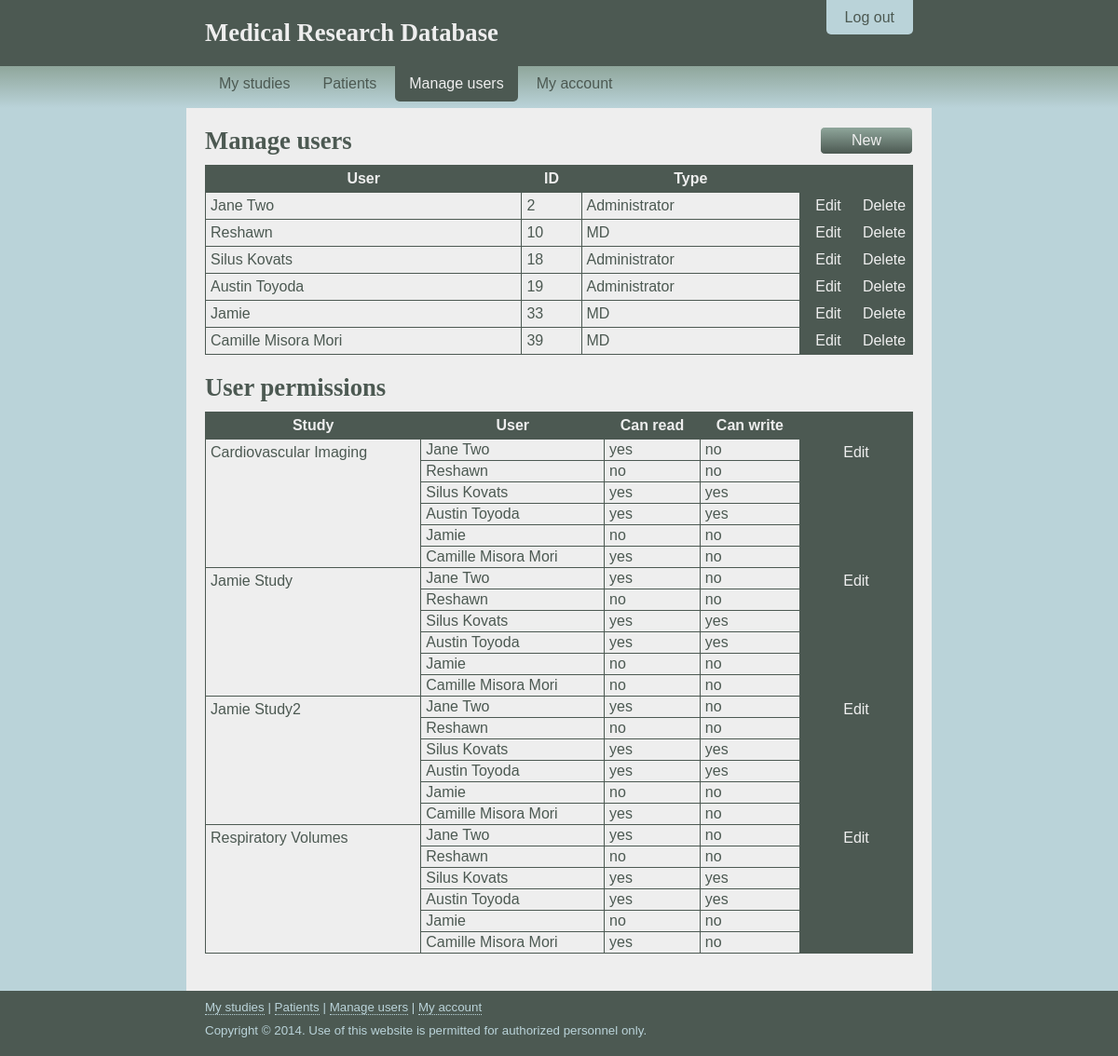
Page /users.php (signed in) on the committed database.
### tables this page shows
CREATE TABLE `user` (
  `id` int(11) NOT NULL,
  `Username` varchar(10) NOT NULL,
  `Password` varchar(60) NOT NULL,
  `Type_Flag` char(1) NOT NULL,
  PRIMARY KEY (`id`),
  CONSTRAINT `FK_person_id` FOREIGN KEY (`id`) REFERENCES `person` (`id`)
);

CREATE TABLE `person` (
  `id` int(11) NOT NULL AUTO_INCREMENT,
  `Birthday` date DEFAULT NULL,
  `Gender` char(1) DEFAULT NULL,
  `Name` varchar(32) DEFAULT NULL,
  `Phone` varchar(20) DEFAULT NULL,
  `Address` varchar(255) DEFAULT NULL,
  `Email` varchar(255) DEFAULT NULL,
  `Emergency_ID` int(11) DEFAULT NULL,
  PRIMARY KEY (`id`),
  KEY `FK_person_emergency_id` (`Emergency_ID`),
  CONSTRAINT `FK_person_emergency_id` FOREIGN KEY (`Emergency_ID`) REFERENCES `person` (`id`)
);

### php/gf.php (called while the page is built, shortened)
<?php
	function queryAssoc($mysqli, $query){
		$result = $mysqli->query($query);
		$data = $result->fetch_assoc();
		return $data;
	}
	function queryArray($mysqli, $query, $key){
		$result = $mysqli->query($query);
		$dataArray = array();
		for($count = 0; $count < $result->num_rows; $count++){
			$rowData = $result->fetch_assoc();
			array_push($dataArray, $rowData[$key]);
		}
		return $dataArray;
	}
?>

### php/user-functions.php (the view, shortened to what this page needs)
<?php
	require_once("gf.php");
	function showAllUserInfo($userID){
        $mysqli = mysqliInit();
		$query = "SELECT p.name AS name, u.type_flag AS type FROM person AS p INNER JOIN user AS u ON p.ID = u.ID WHERE u.ID = $userID";
		$data = queryAssoc($mysqli, $query);
        $type = "";
		if($data['type'] == 'A'){
			$type = "Administrator";
		}elseif($data['type'] == 'R'){
			$type = "Research Assistant";
		}else{
			$type = "MD";
		}
		echo "<tr>
			<td><p>".$data['name']."</p></td>
			<td><p>".$userID."</p></td>
			<td><p>".$type."</p></td>
			<td><p><a href=\"/user/edit-user.php?userID=".$userID."\">Edit</a><a href=\"/user/delete-user.php?userID=".$userID."\">Delete</a></p></td>
			</tr>";
    }
	function getUsers(){
		$mysqli = mysqliInit();
		$query = "SELECT id FROM user";
		return queryArray($mysqli, $query, 'id');
	}
	function showView_EditInfo($studyName){
		echo "<tr>";
		echo"<td><p>".$studyName."</p></td>";
		$mysqli = mysqliInit();
        $query = "SELECT u.ID AS id, s.name, p.name AS username, canRead, canWrite
FROM user AS u CROSS JOIN study AS s LEFT OUTER JOIN view_edit as ve ON u.id = ve.user_id AND s.name = ve.study_name
INNER JOIN person AS p ON u.id=p.id WHERE s.name = '$studyName'";
        $result = $mysqli->query($query);
		$usernameArray = array();
		$canReadArray = array();
		$canWriteArray = array();
		for($count = 0; $count < $result->num_rows; $count++){
			$data = $result->fetch_assoc();
			if($data['canRead'] != NULL and $data['canWrite'] != NULL){
				array_push($usernameArray, $data['username']);
				array_push($canReadArray, $data['canRead']);
				array_push($canWriteArray, $data['canWrite']);
			}
			else{
				array_push($usernameArray, $data['username']);
				array_push($canReadArray, 0);
				array_push($canWriteArray, 0);
			}
		}
		echo "<td class=\"subtable\">";
		for($count = 0; $count < count($usernameArray); $count++){
			echo "<p>".$usernameArray[$count]."</p>";
		}
		echo "</td>";
		echo "<td class=\"subtable\">";
		for($count = 0; $count < count($canReadArray); $count++){
			echo "<p>";
			if ($canReadArray[$count] == 0)
				echo "no";
			else
				echo "yes";
			echo "</p>";
		}
		echo "</td>";
		echo "<td class=\"subtable\">";
		for($count = 0; $count < count($canWriteArray); $count++){
			echo "<p>";
			if ($canWriteArray[$count] == 0)
				echo "no";
			else
				echo "yes";
		echo "</p>";
		}
		echo "</td>
		<td><p><a href=\"/user/edit-user-permission.php?studyName=".$studyName."\">Edit</a></p></td>
		</tr>";
	}
	function getAllStudies(){
	$mysqli= mysqliInit();
	$query = 	"SELECT name FROM study";
	return queryArray($mysqli, $query, 'name');
}
?>

### users.php (shortened to what this page needs)
<?php
  require_once("php/user-permissions.php");
  require_once("php/user-functions.php");
?>
<!DOCTYPE html>
<html lang="en">
  <head>
    <link rel="stylesheet" href="/css/layout.css" />
    <link rel="stylesheet" href="/css/nav.css" />
    <link rel="stylesheet" href="/css/table.css" />
  </head>
  <body>
    <header>
      <div class="container">
        <div id="logout-tab">
          <p><a href="/logout.php">Log out</a></p>
        </div>
        <div class="padding">
          <h1><a href="/" title="Home">Medical Research Database</a></h1>
        </div>
      </div>
    </header>
    <nav>
      <div class="container">
        <ul>
          <li><a href="/">My studies</a></li>
          <li><a href="/patients.php">Patients</a></li>
          <li><a href="/account.php?userID=<?php echo $_SESSION["userid"]; ?>">My account</a></li>
        </ul>
      </div>
    </nav>
    <div id="content-outer">
      <div class="container">
        <div id="content-inner">
          <div class="padding">
            <div class="add-header" id="top">
              <ul>
                <li><h1>Manage users</h1></li>
                <li><input type="button" name="addUser" value="New" onclick="window.location = '/user/add-user.php?emergencyContact';" /></li>
              </ul>
            </div>
            <table>
              <tr>
                <th><p>User</p></th>
                <th><p>ID</p></th>
                <th><p>Type</p></th>
                <th></th>
              </tr>
              <?php
				        $userID = getUsers();
				        for($count = 0; $count < count($userID); $count++){
					        showAllUserInfo($userID[$count]);
				        }
			        ?>
            </table>
            <h1>User permissions</h1>
            <table class="edit-only">
              <tr>
                <th><p>Study</p></th>
				        <th><p>User</p></th>
                <th><p>Can read</p></th>
                <th><p>Can write</p></th>
                <th></th>
              </tr>
				      <?php
                $studyNames = getAllStudies();
				        for($count = 0; $count < count($studyNames); $count++){
					          showView_EditInfo($studyNames[$count]);
				        }
			        ?>
            </table>
          </div>
        </div>
      </div>
    </div>
    <footer>
      <div class="container">
        <div class="padding">
          <p><a href="/">My studies</a> | <a href="/patients.php">Patients</a> | <?php printManageUsers(true,true); ?> <a href="/account.php?userID=<?php echo $_SESSION["userid"]; ?>">My account</a></p>
          <p>Copyright &copy; 2014. Use of this website is permitted for authorized personnel only.</p>
        </div>
      </div>
    </footer>
  </body>
</html>

### css/layout.css (style rules this page uses)
* { margin: 0px; padding: 0px; font-family: "Trebuchet MS", sans-serif; font-size: 12pt; }
body { background-color: #4C5952; }
header { background-color: #4C5952; }
nav { background: -o-linear-gradient(#8FA69B, #BAD3D9); background: -moz-linear-gradient(#8FA69B, #BAD3D9); background: -webkit-linear-gradient(#8FA69B, #BAD3D9); background: linear-gradient(#8FA69B, #BAD3D9); }
footer { background-color: #4C5952; }
footer .padding { padding: 10px 20px 10px 20px; }
footer p { color: #BAD3D9; font-size: 10pt; }
.container { width: 800px; margin: auto; }
#content-outer { background-color: #BAD3D9; }
#content-inner { background-color: #EEEEEE; }
.padding { padding: 20px; }
h1 { font-family: "Palatino Linotype", serif; font-size: 20pt; font-weight: bold; color: #4C5952; }
header h1 a, header h1 a:visited, header h1 a:focus { color: #EEEEEE; border-bottom: 0px; }
p { font-family: "Trebuchet MS", sans-serif; font-size: 12pt; color: #4C5952; margin-bottom: 10px; }
input, select { padding: 5px; border: 1px solid #8FA69B; background-color: #EEEEEE; color: #4C5952; border-radius: 5px; transition: background-color 0.25s linear 0s, border-color 0.25s linear 0s, box-shadow 0.25s linear 0s; -webkit-transition: background-color 0.25s linear 0s, border-color 0.25s linear 0s, box-shadow 0.25s linear 0s; }
input[type="button"] { margin: 0px; width: 100px; }
input[type="submit"], input[type="button"] { cursor: pointer; background: -o-linear-gradient(#8FA69B, #4C5952); background: -moz-linear-gradient(#8FA69B, #4C5952); background: -webkit-linear-gradient(#8FA69B, #4C5952); background: linear-gradient(#8FA69B, #4C5952); color: #EEEEEE; border-color: #EEEEEE; transition: background-color 0.25s linear 0s, border-color 0.25s linear 0s; -webkit-transition: background-color 0.25s linear 0s, border-color 0.25s linear 0s; }
a, a:visited, a:focus { font-family: inherit; font-size: inherit; color: #4C5952; text-decoration: none; border-bottom: 1px dotted #4C5952; transition: color 0.25s linear 0s; -webkit-tranisition: color 0.25s linear 0s; }
#logout-tab { position: relative; right: 20px; top: 0px; float: right; margin-top: 10px; }
#logout-tab p { margin: 0px; }
#logout-tab a, #logout-tab a:visited, #logout-tab a:focus { color: #4C5952; background-color: #BAD3D9; padding: 10px 20px 10px 20px; border-bottom: 0px; border-bottom-left-radius: 5px; border-bottom-right-radius: 5px; transition: color 0.25s linear 0s, background-color 0.25s linear 0s; -webkit-transition: color 0.25s linear 0s, background-color 0.25s linear 0s; }
footer a, footer a:visited, footer a:focus { color: #BAD3D9; border-bottom-color: #BAD3D9; }
.add-header { margin-top: 20px; }
#top { margin-top: 0px !important; }
.add-header ul { list-style-type: none; }
.add-header ul li { float: left; }
.add-header ul li:first-child { width: 660px; }
.add-header ul li:last-child { width: 100px; }
.add-header h1 { margin: 0px; }

### css/nav.css (style rules this page uses)
nav ul { list-style-type: none; margin-left: 20px; margin-right: 20px; margin-bottom: 7px; float: left; }
nav ul li { display: block; float: left; margin-right: 5px; }
nav ul li a, nav ul li a:visited, nav ul li a:focus { display: block; padding: 10px 15px 10px 15px; border-bottom: 0px; color: #4C5952; border-bottom-left-radius: 5px; border-bottom-right-radius: 5px; transition: background-color 0.25s linear 0s, color 0.25s linear 0s; -webskit-transition: background-color 0.25s linear 0s, color 0.25s linear 0s; }

### rows in the picture
user: id.Name "Jane Two", Type_Flag "Administrator"
user: id.Name "Reshawn", Type_Flag "MD"
user: id.Name "Silus Kovats", Type_Flag "Administrator"
user: id.Name "Austin Toyoda", Type_Flag "Administrator"
user: id.Name "Jamie", Type_Flag "MD"
user: id.Name "Camille Misora Mori", Type_Flag "MD"

### other values in the picture
$userID "2"
$userID "10"
$userID "18"
$userID "19"
$userID "33"
$userID "39"
$studyName "Cardiovascular Imaging"
$usernameArray[$count] "Jane Two"
$usernameArray[$count] "Reshawn"
$usernameArray[$count] "Silus Kovats"
$usernameArray[$count] "Austin Toyoda"
$usernameArray[$count] "Jamie"
$usernameArray[$count] "Camille Misora Mori"
$studyName "Jamie Study"
$studyName "Jamie Study2"
